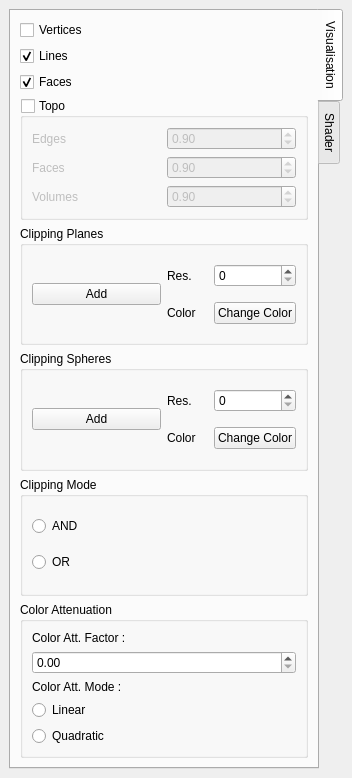
<?xml version="1.0" encoding="UTF-8"?>
<ui version="4.0">
 <class>DockWidget</class>
 <widget class="QDockWidget" name="DockWidget">
  <property name="geometry">
   <rect>
    <x>0</x>
    <y>0</y>
    <width>352</width>
    <height>778</height>
   </rect>
  </property>
  <property name="allowedAreas">
   <set>Qt::LeftDockWidgetArea|Qt::RightDockWidgetArea</set>
  </property>
  <property name="windowTitle">
   <string>Interface</string>
  </property>
  <widget class="QWidget" name="dockWidgetContents">
   <layout class="QGridLayout" name="gridLayout">
    <item row="0" column="1">
     <widget class="QTabWidget" name="tabWidget">
      <property name="tabPosition">
       <enum>QTabWidget::East</enum>
      </property>
      <property name="currentIndex">
       <number>0</number>
      </property>
      <widget class="QWidget" name="tab">
       <attribute name="title">
        <string>Visualisation</string>
       </attribute>
       <layout class="QGridLayout" name="gridLayout_6">
        <item row="0" column="0">
         <layout class="QVBoxLayout" name="verticalLayout">
          <item>
           <widget class="QCheckBox" name="checkBox_vertices">
            <property name="text">
             <string>Vertices</string>
            </property>
           </widget>
          </item>
          <item>
           <widget class="QCheckBox" name="checkBox_lines">
            <property name="text">
             <string>Lines</string>
            </property>
            <property name="checked">
             <bool>true</bool>
            </property>
           </widget>
          </item>
          <item>
           <widget class="QCheckBox" name="checkBox_faces">
            <property name="text">
             <string>Faces</string>
            </property>
            <property name="checked">
             <bool>true</bool>
            </property>
           </widget>
          </item>
          <item>
           <widget class="QGroupBox" name="groupBox_topo">
            <property name="enabled">
             <bool>true</bool>
            </property>
            <property name="title">
             <string>Topo</string>
            </property>
            <property name="checkable">
             <bool>true</bool>
            </property>
            <property name="checked">
             <bool>false</bool>
            </property>
            <layout class="QGridLayout" name="gridLayout_3">
             <item row="1" column="0">
              <layout class="QGridLayout" name="gridLayout_2">
               <item row="1" column="1">
                <widget class="QDoubleSpinBox" name="explod_phi2">
                 <property name="maximum">
                  <double>1.000000000000000</double>
                 </property>
                 <property name="singleStep">
                  <double>0.100000000000000</double>
                 </property>
                 <property name="value">
                  <double>0.900000000000000</double>
                 </property>
                </widget>
               </item>
               <item row="2" column="1">
                <widget class="QDoubleSpinBox" name="explod_phi3">
                 <property name="maximum">
                  <double>1.000000000000000</double>
                 </property>
                 <property name="singleStep">
                  <double>0.100000000000000</double>
                 </property>
                 <property name="value">
                  <double>0.900000000000000</double>
                 </property>
                </widget>
               </item>
               <item row="1" column="0">
                <widget class="QLabel" name="label_faces">
                 <property name="text">
                  <string>Faces</string>
                 </property>
                </widget>
               </item>
               <item row="2" column="0">
                <widget class="QLabel" name="label_volumes">
                 <property name="text">
                  <string>Volumes</string>
                 </property>
                </widget>
               </item>
               <item row="0" column="1">
                <widget class="QDoubleSpinBox" name="explod_phi1">
                 <property name="prefix">
                  <string/>
                 </property>
                 <property name="maximum">
                  <double>1.000000000000000</double>
                 </property>
                 <property name="singleStep">
                  <double>0.100000000000000</double>
                 </property>
                 <property name="value">
                  <double>0.900000000000000</double>
                 </property>
                </widget>
               </item>
               <item row="0" column="0">
                <widget class="QLabel" name="label_edges">
                 <property name="text">
                  <string>Edges</string>
                 </property>
                </widget>
               </item>
              </layout>
             </item>
            </layout>
           </widget>
          </item>
          <item>
           <layout class="QVBoxLayout" name="verticalLayout_3" stretch="0">
            <item>
             <widget class="QGroupBox" name="groupBox_clipPlanes">
              <property name="enabled">
               <bool>true</bool>
              </property>
              <property name="title">
               <string>Clipping Planes</string>
              </property>
              <layout class="QHBoxLayout" name="horizontalLayout_2">
               <item>
                <widget class="QPushButton" name="pushButton_addPlane">
                 <property name="text">
                  <string>Add</string>
                 </property>
                </widget>
               </item>
               <item>
                <layout class="QGridLayout" name="gridLayout_12">
                 <item row="0" column="0">
                  <widget class="QLabel" name="label_GridResolution">
                   <property name="text">
                    <string>Res.</string>
                   </property>
                  </widget>
                 </item>
                 <item row="0" column="1">
                  <widget class="QSpinBox" name="spinBox_GridResolution">
                   <property name="maximum">
                    <number>200</number>
                   </property>
                  </widget>
                 </item>
                 <item row="1" column="0">
                  <widget class="QLabel" name="label_GridColor">
                   <property name="text">
                    <string>Color</string>
                   </property>
                  </widget>
                 </item>
                 <item row="1" column="1">
                  <widget class="QPushButton" name="pushButton_changePlanesColor">
                   <property name="text">
                    <string>Change Color</string>
                   </property>
                  </widget>
                 </item>
                </layout>
               </item>
              </layout>
             </widget>
            </item>
           </layout>
          </item>
          <item>
           <layout class="QVBoxLayout" name="verticalLayout_5" stretch="0">
            <item>
             <widget class="QGroupBox" name="groupBox_clipSpheres">
              <property name="enabled">
               <bool>true</bool>
              </property>
              <property name="title">
               <string>Clipping Spheres</string>
              </property>
              <layout class="QHBoxLayout" name="horizontalLayout_3">
               <item>
                <widget class="QPushButton" name="pushButton_addSphere">
                 <property name="text">
                  <string>Add</string>
                 </property>
                </widget>
               </item>
               <item>
                <layout class="QGridLayout" name="gridLayout_13">
                 <item row="0" column="0">
                  <widget class="QLabel" name="label_SphereResolution">
                   <property name="text">
                    <string>Res.</string>
                   </property>
                  </widget>
                 </item>
                 <item row="0" column="1">
                  <widget class="QSpinBox" name="spinBox_SphereResolution">
                   <property name="maximum">
                    <number>200</number>
                   </property>
                  </widget>
                 </item>
                 <item row="1" column="0">
                  <widget class="QLabel" name="label_GridColor_2">
                   <property name="text">
                    <string>Color</string>
                   </property>
                  </widget>
                 </item>
                 <item row="1" column="1">
                  <widget class="QPushButton" name="pushButton_changeSpheresColor">
                   <property name="text">
                    <string>Change Color</string>
                   </property>
                  </widget>
                 </item>
                </layout>
               </item>
              </layout>
             </widget>
            </item>
           </layout>
          </item>
          <item>
           <layout class="QVBoxLayout" name="verticalLayout_8">
            <item>
             <widget class="QGroupBox" name="groupBox_ClippingMode">
              <property name="title">
               <string>Clipping Mode</string>
              </property>
              <layout class="QVBoxLayout" name="verticalLayout_9">
               <item>
                <widget class="QRadioButton" name="radioButton_ClippingModeAnd">
                 <property name="text">
                  <string>AND</string>
                 </property>
                </widget>
               </item>
               <item>
                <widget class="QRadioButton" name="radioButton_ClippingModeOr">
                 <property name="text">
                  <string>OR</string>
                 </property>
                </widget>
               </item>
              </layout>
             </widget>
            </item>
           </layout>
          </item>
          <item>
           <layout class="QVBoxLayout" name="verticalLayout_10">
            <item>
             <widget class="QGroupBox" name="groupBox_ColorAttenuation">
              <property name="title">
               <string>Color Attenuation</string>
              </property>
              <layout class="QVBoxLayout" name="verticalLayout_11">
               <item>
                <widget class="QLabel" name="label_ColorAttenuationFactor">
                 <property name="text">
                  <string>Color Att. Factor :</string>
                 </property>
                 <property name="wordWrap">
                  <bool>true</bool>
                 </property>
                </widget>
               </item>
               <item>
                <widget class="QDoubleSpinBox" name="doubleSpinBox_ColorAttenuationFactor">
                 <property name="singleStep">
                  <double>1.000000000000000</double>
                 </property>
                </widget>
               </item>
               <item>
                <widget class="QLabel" name="label_ColorAttenuationMode">
                 <property name="text">
                  <string>Color Att. Mode :</string>
                 </property>
                 <property name="wordWrap">
                  <bool>true</bool>
                 </property>
                </widget>
               </item>
               <item>
                <widget class="QRadioButton" name="radioButton_ColorAttenuationModeLinear">
                 <property name="text">
                  <string>Linear</string>
                 </property>
                </widget>
               </item>
               <item>
                <widget class="QRadioButton" name="radioButton_ColorAttenuationModeQuadratic">
                 <property name="text">
                  <string>Quadratic</string>
                 </property>
                </widget>
               </item>
              </layout>
             </widget>
            </item>
           </layout>
          </item>
         </layout>
        </item>
       </layout>
      </widget>
      <widget class="QWidget" name="tab_2">
       <attribute name="title">
        <string>Shader</string>
       </attribute>
       <layout class="QGridLayout" name="gridLayout_7">
        <item row="0" column="0">
         <layout class="QGridLayout" name="gridLayout_8">
          <item row="0" column="0">
           <widget class="QLabel" name="label_2">
            <property name="text">
             <string>Shader Editor</string>
            </property>
           </widget>
          </item>
          <item row="2" column="0">
           <widget class="QPushButton" name="compileButton">
            <property name="text">
             <string>Recompile</string>
            </property>
           </widget>
          </item>
          <item row="1" column="0">
           <widget class="QTabWidget" name="tabWidget_2">
            <property name="currentIndex">
             <number>0</number>
            </property>
            <widget class="QWidget" name="tab_3">
             <attribute name="title">
              <string>Vertex</string>
             </attribute>
             <layout class="QGridLayout" name="gridLayout_9">
              <item row="0" column="0">
               <widget class="QTextEdit" name="vertexEdit"/>
              </item>
             </layout>
            </widget>
            <widget class="QWidget" name="tab_4">
             <attribute name="title">
              <string>Fragment</string>
             </attribute>
             <layout class="QGridLayout" name="gridLayout_10">
              <item row="0" column="0">
               <widget class="QTextEdit" name="fragmentEdit"/>
              </item>
             </layout>
            </widget>
           </widget>
          </item>
         </layout>
        </item>
       </layout>
      </widget>
     </widget>
    </item>
   </layout>
  </widget>
 </widget>
 <resources/>
 <connections/>
</ui>
